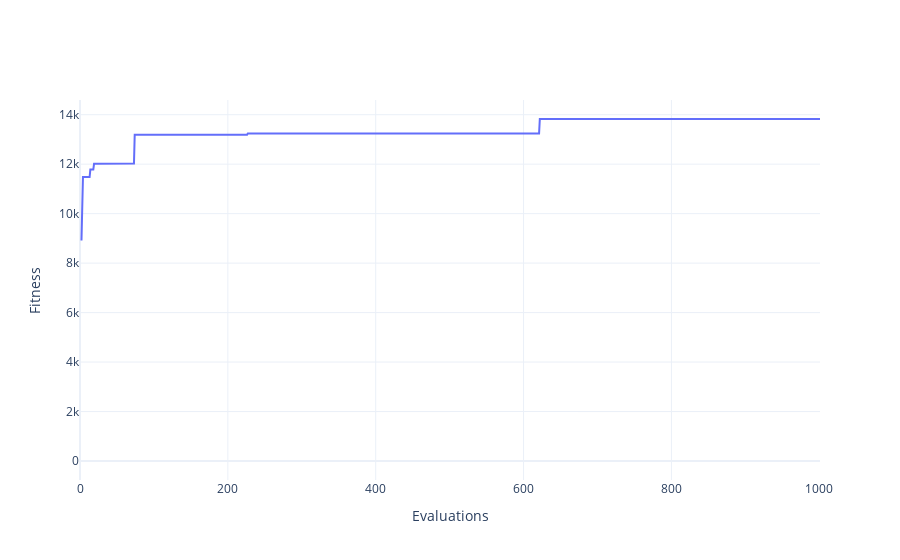
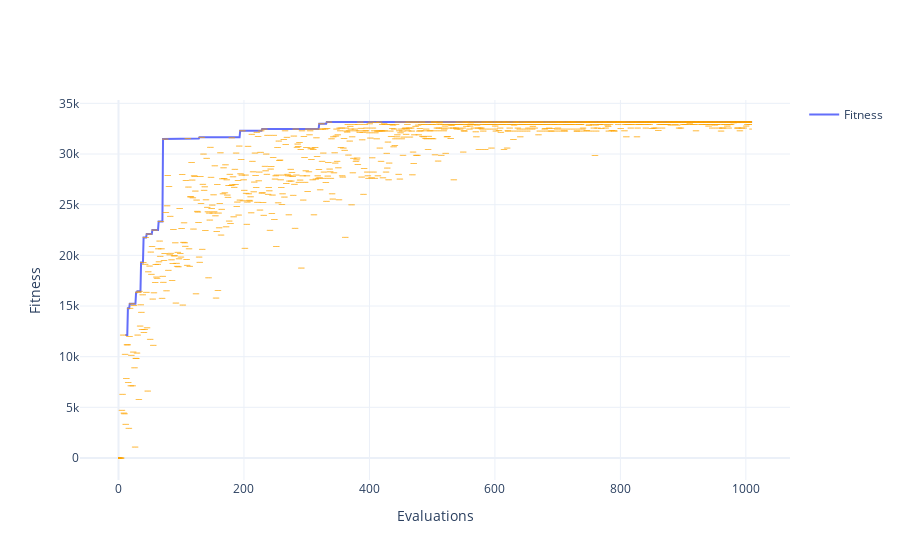
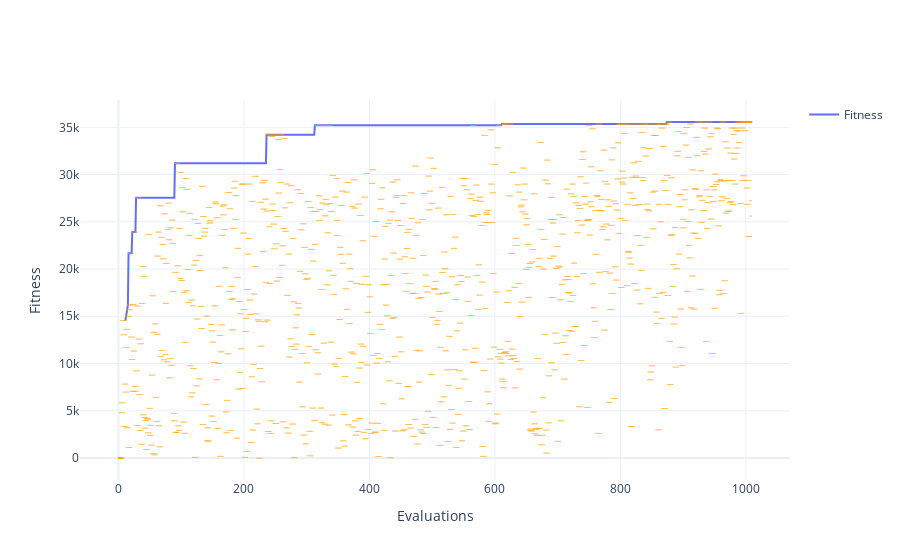

Notebook cell for these charts, in order:
### Code cell
# VIS 1

for algo_name, algo_instance in groupB.items():
    algo_instance.optimise()
    print(f"Algo: {algo_name}\nBest Fitness: {algo_instance.best_fitness}\nBest Params: {algo_instance.best_params}")
    algo_instance.plot().show()

### Figure 1 — Plotly figure (JSON) as saved in the notebook; plotly's stock layout.template omitted (floating-point values rounded to 4 significant figures; data arrays with more than 128 entries replaced by an {"elided": "..."} marker saying what was removed)
{"data": [{"mode": "lines", "name": "Fitness", "type": "scatter", "y": {"elided": "1002 float values"}}], "layout": {"xaxis": {"title": {"text": "Evaluations"}}, "yaxis": {"title": {"text": "Fitness"}}}}

### Figure 2 — Plotly figure (JSON) as saved in the notebook; plotly's stock layout.template omitted (floating-point values rounded to 4 significant figures; data arrays with more than 128 entries replaced by an {"elided": "..."} marker saying what was removed)
{"data": [{"mode": "lines", "name": "Fitness", "type": "scatter", "y": {"elided": "1011 float values"}}, {"marker": {"color": "orange", "opacity": 0.75, "size": 1}, "mode": "markers", "name": "Agent 0", "showlegend": false, "type": "scatter", "y": {"elided": "1010 float values"}}, {"marker": {"color": "orange", "opacity": 0.75, "size": 1}, "mode": "markers", "name": "Agent 1", "showlegend": false, "type": "scatter", "y": {"elided": "1010 float values"}}, {"marker": {"color": "orange", "opacity": 0.75, "size": 1}, "mode": "markers", "name": "Agent 2", "showlegend": false, "type": "scatter", "y": {"elided": "1010 float values"}}, {"marker": {"color": "orange", "opacity": 0.75, "size": 1}, "mode": "markers", "name": "Agent 3", "showlegend": false, "type": "scatter", "y": {"elided": "1010 float values"}}, {"marker": {"color": "orange", "opacity": 0.75, "size": 1}, "mode": "markers", "name": "Agent 4", "showlegend": false, "type": "scatter", "y": {"elided": "1010 float values"}}, {"marker": {"color": "orange", "opacity": 0.75, "size": 1}, "mode": "markers", "name": "Agent 5", "showlegend": false, "type": "scatter", "y": {"elided": "1010 float values"}}, {"marker": {"color": "orange", "opacity": 0.75, "size": 1}, "mode": "markers", "name": "Agent 6", "showlegend": false, "type": "scatter", "y": {"elided": "1010 float values"}}, {"marker": {"color": "orange", "opacity": 0.75, "size": 1}, "mode": "markers", "name": "Agent 7", "showlegend": false, "type": "scatter", "y": {"elided": "1010 float values"}}, {"marker": {"color": "orange", "opacity": 0.75, "size": 1}, "mode": "markers", "name": "Agent 8", "showlegend": false, "type": "scatter", "y": {"elided": "1010 float values"}}, {"marker": {"color": "orange", "opacity": 0.75, "size": 1}, "mode": "markers", "name": "Agent 9", "showlegend": false, "type": "scatter", "y": {"elided": "1010 float values"}}], "layout": {"xaxis": {"title": {"text": "Evaluations"}}, "yaxis": {"title": {"text": "Fitness"}}}}

### Figure 3 — Plotly figure (JSON) as saved in the notebook; plotly's stock layout.template omitted (floating-point values rounded to 4 significant figures; data arrays with more than 128 entries replaced by an {"elided": "..."} marker saying what was removed)
{"data": [{"mode": "lines", "name": "Fitness", "type": "scatter", "y": {"elided": "1011 float values"}}, {"marker": {"color": "orange", "opacity": 0.75, "size": 1}, "mode": "markers", "name": "Agent 0", "showlegend": false, "type": "scatter", "y": {"elided": "1010 float values"}}, {"marker": {"color": "orange", "opacity": 0.75, "size": 1}, "mode": "markers", "name": "Agent 1", "showlegend": false, "type": "scatter", "y": {"elided": "1010 float values"}}, {"marker": {"color": "orange", "opacity": 0.75, "size": 1}, "mode": "markers", "name": "Agent 2", "showlegend": false, "type": "scatter", "y": {"elided": "1010 float values"}}, {"marker": {"color": "orange", "opacity": 0.75, "size": 1}, "mode": "markers", "name": "Agent 3", "showlegend": false, "type": "scatter", "y": {"elided": "1010 float values"}}, {"marker": {"color": "orange", "opacity": 0.75, "size": 1}, "mode": "markers", "name": "Agent 4", "showlegend": false, "type": "scatter", "y": {"elided": "1010 float values"}}, {"marker": {"color": "orange", "opacity": 0.75, "size": 1}, "mode": "markers", "name": "Agent 5", "showlegend": false, "type": "scatter", "y": {"elided": "1010 float values"}}, {"marker": {"color": "orange", "opacity": 0.75, "size": 1}, "mode": "markers", "name": "Agent 6", "showlegend": false, "type": "scatter", "y": {"elided": "1010 float values"}}, {"marker": {"color": "orange", "opacity": 0.75, "size": 1}, "mode": "markers", "name": "Agent 7", "showlegend": false, "type": "scatter", "y": {"elided": "1010 float values"}}, {"marker": {"color": "orange", "opacity": 0.75, "size": 1}, "mode": "markers", "name": "Agent 8", "showlegend": false, "type": "scatter", "y": {"elided": "1010 float values"}}, {"marker": {"color": "orange", "opacity": 0.75, "size": 1}, "mode": "markers", "name": "Agent 9", "showlegend": false, "type": "scatter", "y": {"elided": "1010 float values"}}], "layout": {"xaxis": {"title": {"text": "Evaluations"}}, "yaxis": {"title": {"text": "Fitness"}}}}
